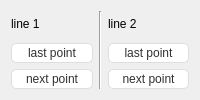
           <widget class="QWidget" name="tab">
            <attribute name="title">
             <string>p_p</string>
            </attribute>
            <layout class="QGridLayout" name="gridLayout_7">
             <item row="2" column="2">
              <widget class="QPushButton" name="pushButton_PP_S_nextpoint">
               <property name="minimumSize">
                <size>
                 <width>0</width>
                 <height>20</height>
                </size>
               </property>
               <property name="styleSheet">
                <string notr="true">QPushButton
{
color:rgb(48, 48, 48);
background-color:rgb(255, 255, 255);
border-radius: 5px;
border:1px solid rgb(222, 222, 222);
	font: 11pt &quot;Calibri&quot;;
}
QPushButton:hover
{
border-color: rgb(85, 255, 255);
border:1px solid rgb(165, 165, 165);
background-color:rgb(207, 207, 207);
}


QPushButton:pressed
{
    background-color:rgb(186, 186, 186); 
    padding-left:1px; 
    padding-top:2px;
}</string>
               </property>
               <property name="text">
                <string>next point</string>
               </property>
              </widget>
             </item>
             <item row="1" column="2">
              <widget class="QPushButton" name="pushButton_PP_S_lastpoint">
               <property name="minimumSize">
                <size>
                 <width>0</width>
                 <height>20</height>
                </size>
               </property>
               <property name="styleSheet">
                <string notr="true">QPushButton
{
color:rgb(48, 48, 48);
background-color:rgb(255, 255, 255);
border-radius: 5px;
border:1px solid rgb(222, 222, 222);
	font: 11pt &quot;Calibri&quot;;
}
QPushButton:hover
{
border-color: rgb(85, 255, 255);
border:1px solid rgb(165, 165, 165);
background-color:rgb(207, 207, 207);
}


QPushButton:pressed
{
    background-color:rgb(186, 186, 186); 
    padding-left:1px; 
    padding-top:2px;
}</string>
               </property>
               <property name="text">
                <string>last point</string>
               </property>
              </widget>
             </item>
             <item row="0" column="0">
              <widget class="QLabel" name="label_12">
               <property name="minimumSize">
                <size>
                 <width>0</width>
                 <height>20</height>
                </size>
               </property>
               <property name="styleSheet">
                <string notr="true">image:url(&quot;点.png&quot;)</string>
               </property>
               <property name="text">
                <string>line 1</string>
               </property>
              </widget>
             </item>
             <item row="2" column="0">
              <widget class="QPushButton" name="pushButton_PP_F_nextpoint">
               <property name="minimumSize">
                <size>
                 <width>0</width>
                 <height>20</height>
                </size>
               </property>
               <property name="styleSheet">
                <string notr="true">QPushButton
{
color:rgb(48, 48, 48);
background-color:rgb(255, 255, 255);
border-radius: 5px;
border:1px solid rgb(222, 222, 222);
	font: 11pt &quot;Calibri&quot;;
}
QPushButton:hover
{
border-color: rgb(85, 255, 255);
border:1px solid rgb(165, 165, 165);
background-color:rgb(207, 207, 207);
}


QPushButton:pressed
{
    background-color:rgb(186, 186, 186); 
    padding-left:1px; 
    padding-top:2px;
}</string>
               </property>
               <property name="text">
                <string>next point</string>
               </property>
              </widget>
             </item>
             <item row="0" column="2">
              <widget class="QLabel" name="label_13">
               <property name="minimumSize">
                <size>
                 <width>0</width>
                 <height>20</height>
                </size>
               </property>
               <property name="styleSheet">
                <string notr="true">image:url(&quot;线.png&quot;)</string>
               </property>
               <property name="text">
                <string>line 2</string>
               </property>
              </widget>
             </item>
             <item row="1" column="0">
              <widget class="QPushButton" name="pushButton_PP_F_lastpoint">
               <property name="minimumSize">
                <size>
                 <width>0</width>
                 <height>20</height>
                </size>
               </property>
               <property name="styleSheet">
                <string notr="true">QPushButton
{
color:rgb(48, 48, 48);
background-color:rgb(255, 255, 255);
border-radius: 5px;
border:1px solid rgb(222, 222, 222);
	font: 11pt &quot;Calibri&quot;;
}
QPushButton:hover
{
border-color: rgb(85, 255, 255);
border:1px solid rgb(165, 165, 165);
background-color:rgb(207, 207, 207);
}


QPushButton:pressed
{
    background-color:rgb(186, 186, 186); 
    padding-left:1px; 
    padding-top:2px;
}</string>
               </property>
               <property name="text">
                <string>last point</string>
               </property>
              </widget>
             </item>
             <item row="0" column="1" rowspan="3">
              <widget class="Line" name="line_5">
               <property name="orientation">
                <enum>Qt::Vertical</enum>
               </property>
              </widget>
             </item>
            </layout>
           </widget>
